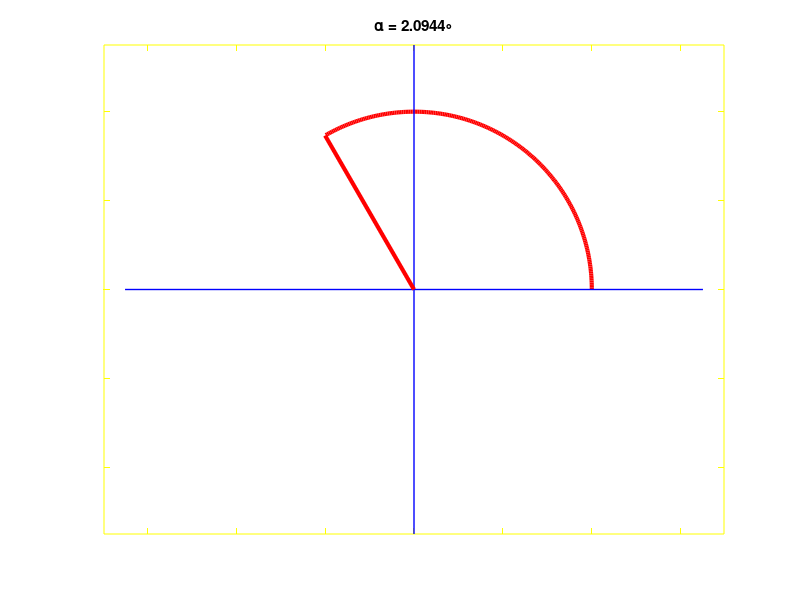

MATLAB code to generate this figure:
alpha = 2*pi/3;
t= 0: 0.01:alpha;
x1=0;y1=0;r=4;
x=r*cos(t);y=r*sin(t);
x2=r*cos(alpha);
y2=r*sin(alpha);
plot(x,y,'Color','red','LineWidth',3)
line([0 0],[-5.5 5.5],'Color','blue','Linewidth',1)
line([-6.5 6.5],[0 0],'Color','blue','Linewidth',1)
line([x1 x2],[y1 y2],'Color','red','LineWidth',3)
set(gca,'XTickLabel',{''});
set(gca,'YTickLabel',{''});
set(gca,'Color','yellow');
set(gca,'XColor','y');
set(gca,'YColor','y');
title(['\alpha = ' num2str(alpha) '\circ']);
axis equal